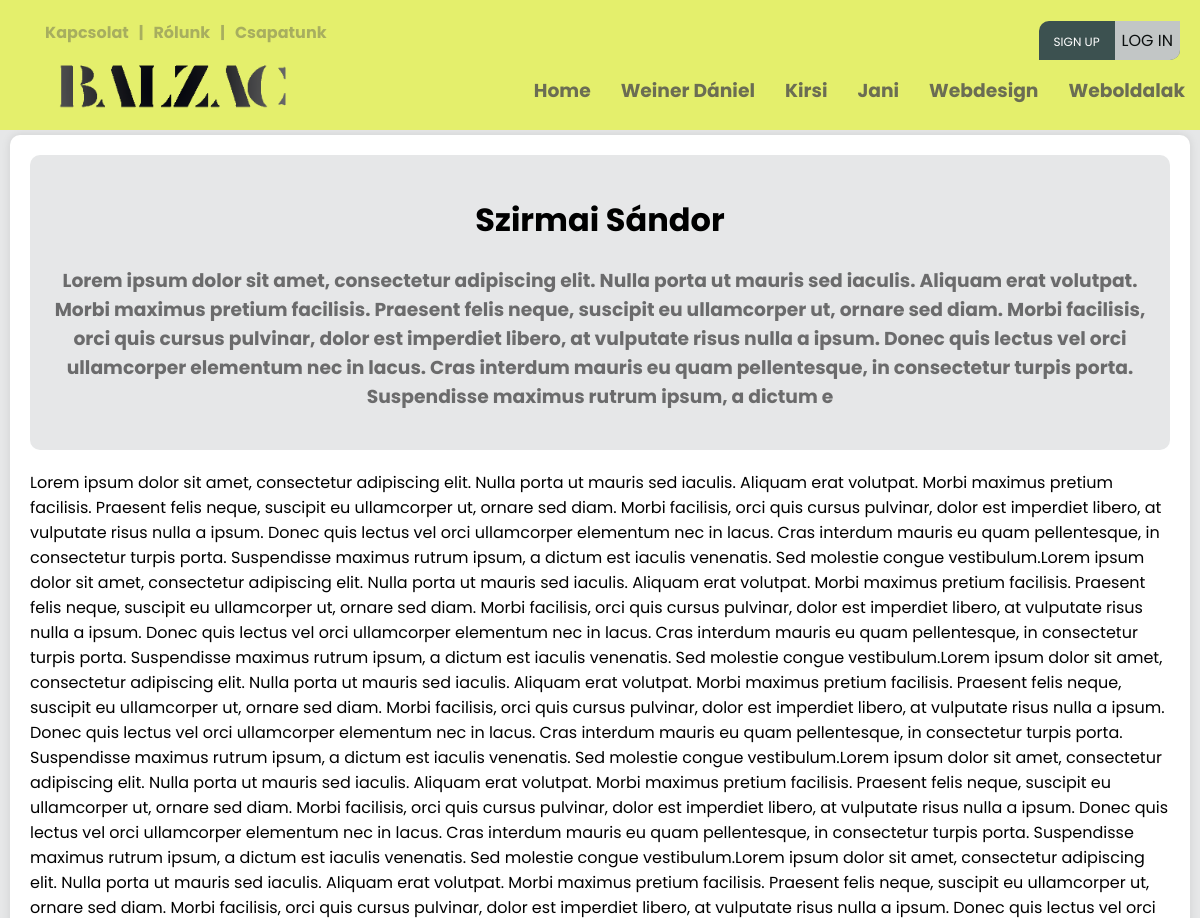
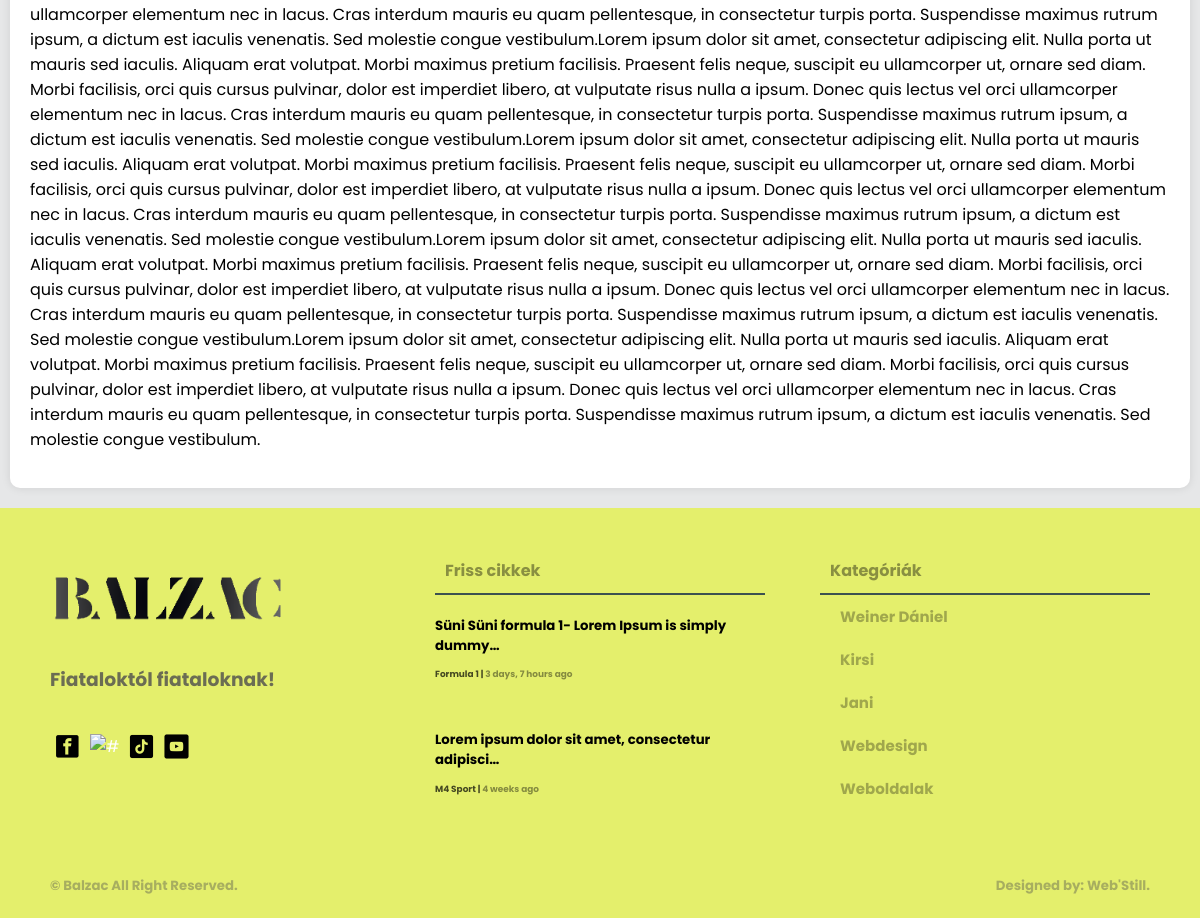
The app's page /munkatars/4/ with its own data (2 pictures, top to bottom).
### creationboard/models.py (models this page shows, shortened)
class Category(models.Model):
    user = models.ForeignKey(User, null=True, on_delete=models.CASCADE)
    name = models.CharField(max_length=200)
    class Meta:
        ordering = ['-id']

class Team(models.Model):
    user = models.ForeignKey(User, null=True, on_delete=models.CASCADE)
    name = models.CharField(max_length=200, null=True, blank=False)
    description = models.CharField(max_length=500, null=True, blank=False)
    bio = RichTextUploadingField(null=False, blank=False)
    img = models.ImageField( upload_to="images/", default="images/home9.jpg")
    class Meta:
        ordering = ['-id']

class Article(models.Model):
    user = models.ForeignKey(User, on_delete=models.CASCADE)
    title = models.CharField(max_length=200)
    created = models.DateTimeField(auto_now_add=True, null=True)
    updated = models.DateTimeField(auto_now=True, null=True)
    articletype = models.CharField(null=False, blank=False, max_length=100)
    body = RichTextUploadingField(max_length=1000000) #ez itt lehetne RichTextUploadingField is
    indeximg = models.ImageField(upload_to="images/", default="images/home9.jpg")
    category = models.CharField(max_length=100, null=False, blank=False)
    status = models.CharField(max_length=10, choices=STATUS_CHOICES, default='pending')
    class Meta:
        ordering = ['-created']

### main/views.py (the view)
# urls.py: path('munkatars/<str:pk>/', views.Collega.as_view(), name='munkatars'),
class Collega(View):
    template_name = "main/munkatars.html"
    def get(self, request, pk):
        footarticle = models.Article.objects.filter(status='approved')[0:2]
        navcategory = models.Category.objects.all()[0:5]
        team = models.Team.objects.get(id=pk)
        context = {'category2': navcategory, 'article4': footarticle, 'team': team}
        return render(request, self.template_name, context)

### templates/main/munkatars.html (shortened to what this page needs)
{% load static %}
<!DOCTYPE html>
<html>
<head>
	<link rel="stylesheet" type="text/css" href="{% static 'main/style.css' %}">
</head>
<body>
	{% include 'main/navbar.html' %}
	<main>
		<div class="wrapper">
			<div class="card-04 pb-3 mb-3">
				<div class="card-04 backg pb-3 m-0 mb-3">
					<h1 align="center">{{ team.name }}</h1>
					<h3 align="center">{{ team.description }}</h3>
				</div>
				{{ team.bio|safe }}
			</div>
		</div>
	</main>
	{% include 'main/footer.html' %}
</body>
</html>

### templates/main/navbar.html (shortened to what this page needs)
{% load static %}
<div class="screen-big">
<nav>
    <div class="nav-one nav-flex">
        <div class="left flex">
            <ul class="top-header mt-0">
                <li><a href="{% url 'contact-us' %}"><h4>Kapcsolat</h4></a></li>
                <li><h4>|</h4></li>
                <li><a href="{% url 'about-us' %}"><h4>Rólunk</h4></a></li>
                <li><h4>|</h4></li>
                <li><a href="{% url 'team-index' %}"><h4>Csapatunk</h4></a></li>
            </ul>
        </div>
        <div class="right flex">
                <ul class="top-header">
                    {% if request.user.is_authenticated %}
                    <li>
                        <div class="header-profile-pic">
                            <div class="pic">
                                <span class="material-symbols-outlined">account_circle</span>
                            </div>
                            <div class="header-profile-info">
                                <h4><a href="{% url 'profile-page' request.user.username %}">@{{ request.user }}</a></h4>
                                <h6><a href=""><span class="material-symbols-outlined">mail_lock</span>{{ request.user.email }}</a></h6>
                            </div>
                        </div>
                    </li>
                    <!--<li><h4><a href="{% url 'profile-page' request.user.username %}">Hello, @{{ request.user }}</a></h4></li>
                    <li><h4>|</h4></li>
                    <li><h4><a href="{% url 'logout' %}"><span class="material-symbols-outlined">logout</span>Kijelentkezés</a></h4></li>-->
                    {% else %}
                    <ul class="foot-icon-margin pd-0">
                        <li class="signup-or-login"><a href="{% url 'register' %}" class="sign-up">Sign up</a><a href="{% url 'login' %}"><button class="login-btn">Log in</button></a></li>
                    </ul>
                    {% endif %}
                </ul>
        </div>
    </div>
    <div class="nav-two nav-flex">
        <div class="left flex">
            <ul>
                <a href="{% url 'index' %}"><li><img src="{% static 'main/pics/logo.png' %}" class="logo-img" alt="#" /></li>
            </ul>
        </div>
        <div class="right">
            <div class="social media">
                <ul>
                    <li><a href="{% url 'index' %}"><h3>Home</h3></a></li>
                    {% for category in category2 %}
                        <li><a href="{% url 'article-page' category.name %}"><h3>{{ category.name }}</h3></a></li>
                    {% endfor %}
                </ul>
            </div>
        </div>
    </div>
</nav>
</div>

### templates/main/footer.html
{% load static %}
<footer>
    <div class="footer">
        <div class="footer-cols footer-firts">
            <div class="col-01">
                <ul class="pd-0">
                    <a href="{% url 'index' %}"><li><img src="{% static 'main/pics/logo.png' %}" class="logo-img" alt="#" /></li>
                </ul>
                <h3>Fiataloktól fiataloknak!</h3>
                <ul class="foot-icon-margin pd-0">
                    <a href="https://www.facebook.com/profile.php?id=100090612766620" target="blank"><li><img src="{% static 'main/pics/facebook.png' %}" class="icon-img" alt="#" target="blank" /></a></li>
                    <a href="https://www.instagram.com/balzacponthu/" target="blank"><li><img src="{% static 'main/pics/instagram.png' %}" class="icon-img" alt="#" /></li></a>
                    <a href="https://www.tiktok.com/@balzac.ujsag" target="blank"><li><img src="{% static 'main/pics/tiktok.png' %}" class="icon-img" alt="#" /></li></a>
                    <a href="https://www.youtube.com/@balzacujsag" target="blank"><li><img src="{% static 'main/pics/youtube.png' %}" class="icon-img" alt="#" /></li></a>
                </ul>
            </div>
            <div class="col-02">
                <div class="box-title">
                    <h4 class="txt-black">Friss cikkek<h4>
                </div>
                {% for article in article4 %}
                <ul class="pd-0">
                    <li><a href="{% url 'article' article.id %}" class="footer-article-text">
                        <h5 class="mt-1 mb-1">{{ article.title|truncatechars:49 }}</h5>
                        <h6 class="m-0">{{ article.body|truncatechars:30|safe }}</h6>
                        <small class="black"><span><a href="{% url 'article-page' article.category %}" class="black">{{ article.category }} </a></span>  |  <span><a class="black"> {{ article.created|timesince }} ago</a></span></small>
                    </a></li>
                </ul>
                {% endfor %}
            </div>
            <div class="col-03">
                <div class="box-title">
                    <h4 class="txt-black">Kategóriák<h4>
                </div>
                <div class="box-categories">
                    <ul>
                        {% for category in category2 %}
                        <li><a href="{% url 'article-page' category.name %}" class="txt-black">{{ category.name }}</a></li>
                        {% endfor %}
                    </ul>
                </div>
            </div>
        </div>
        <div class="footer-second">
            <div>
                <h5><a href="#"> &copy; Balzac</a> All Right Reserved.<h5>
            </div>
            <div>
                <h5><a href="">Designed by: Web'Still.</a><h5>
            </div>
        </div>
    </div>
</footer>

### static/main/style.css (style rules this page uses)
:root { --background-color: #e6e7e8; --box-color: white; --bg-dark: #000; --white-box-text: #fff; --small-red-info-color: red; --text-color-greany: #3c5150; --heaed-foot-color: #e4ef6c; --headad-foot-text-color: #000; --color-white: #fff; --box-padding: 10px; --box-border-radius: 10px; --input-border-radius: 3px; }
* { font-family: 'Poppins', sans-serif; }
html { background: var(--background-color); }
body { padding: 0; margin: 0; background: var(--background-color); }
small { color: var(--color-white); filter: grayscale(60%) opacity(0.7); transition: 0.4s; }
small span { color: var(--color-white); filter: grayscale(100%) opacity(0.6); transition: 0.4s; cursor: pointer; }
h3 { color: var(--text-color-greany); filter: grayscale(100%) opacity(0.8); transition: 0.3s; }
h4 { color: var(--text-color-greany); filter: grayscale(100%) opacity(0.4); cursor: pointer; transition: 0.5s; }
a { text-decoration: none; cursor: pointer; color: var(--color-white); padding: 0; margin: 0; }
ul { list-style: none; }
li { cursor: pointer; }
.black { color: black !important; }
.m-0 { margin: 0 !important; }
.mb-1 { margin-bottom: 5px !important; }
.mb-3 { margin-bottom: 20px !important; }
.mt-0 { margin-top: 0 !important; }
.mt-1 { margin-top: 5px !important; }
.pb-3 { padding-bottom: 20px !important; }
.pd-0 { padding: 0 !important; }
.txt-black { color: var(--dark-box-text) !important; }
.icon-img { height: 25px; width: 25px; margin: 5px; cursor: pointer; }
.logo-img { height: 50px; cursor: pointer; }
.wrapper { max-width: 1200px; margin: 0 auto; }
nav { background: var(--heaed-foot-color); position: absolute; top: 0px; right: 0; left: 0; padding: 20px 0 10px 0; z-index: 1; }
.nav-flex { display: flex; align-items: center; justify-content: space-between; }
.nav-one { cursor: pointer; height: 40px; background: var(--heaed-foot-color); }
nav ul { display: flex; flex-direction: row; }
.top-header li { margin: 10px 5px; }
.foot-icon-margin { display: flex; flex-direction: row; }
nav ul li { margin: 10px 15px; color: var(--headad-foot-text-color); }
.nav-two { cursor: pointer; height: 60px; background: var(--heaed-foot-color); }
main { margin: 135px 0 0 0; flex-direction: column; width: 100%; }
.card-04 { background: var(--box-color); position: relative; flex: 1; margin: 10px; border-radius: var(--box-border-radius); box-shadow: 0 0 10px rgba(0, 0, 0, .1); padding: 20px; padding-bottom: 0; }
.card-04.backg { box-shadow: none; background: var(--background-color); }
.box-title { border-bottom: 2px solid var(--text-color-greany); }
.box-title h4 { color: var(--color-white); margin: 10px; margin-top: 0px; }
.box-categories ul { margin: 0; padding: 0; }
.box-categories ul li { padding: 10px 20px; font-size: 15px; font-weight: bolder; color: var(--bg-dark); filter: grayscale(100%) opacity(0.3); transition: 0.5s; }
footer { background: var(--heaed-foot-color); margin-top: 10px; padding: 50px 50px 0 50px; }
.footer-cols { display: flex; flex-direction: row; align-items: top; flex-wrap: wrap; justify-content: space-between; }
.col-01 { display: flex; flex-direction: column; width: 30%; align-items: top; }
.col-02 { display: flex; flex-direction: column; align-items: top; width: 30%; }
.col-03 { width: 30%; align-items: top; }
.footer-article-text { color: var(--bg-dark); }
.footer-second { display: flex; flex-direction: row; justify-content: space-between; padding: 30px 0 0px 0; }
.footer-second h5 { color: var(--text-color-greany); filter: grayscale(100%) opacity(0.4); }
.footer-second h5 a { color: var(--text-color-greany) !important; filter: grayscale(0%) opacity(1) !important; }
.txt-black { color: #000 !important; }
.login-btn { align-self: center; justify-content: center; padding: 7px; background-color: #e4ef6c; filter: grayscale(1) opacity(.8); border: 0; font-size: 16px; text-transform: uppercase; border-bottom-right-radius: 10px; cursor: pointer; }
.sign-up { margin-right: 15px; padding-left: 15px; font-size: 12px; text-transform: uppercase; z-index: 2; }
.signup-or-login { background-color: #3c5150; margin-top: 5px; margin-right: 20px !important; border-top-left-radius: 10px; border-bottom-right-radius: 10px; z-index: 4; }

### records on screen
Category: name "Weiner Dániel"
Category: name "Kirsi"
Category: name "Jani"
Category: name "Webdesign"
Category: name "Weboldalak"
Team: name "Szirmai Sándor", description "Lorem ipsum dolor sit amet, consectetur adipiscing elit. Nulla porta ut mauris sed iaculis. Aliquam erat volutpat. Morbi maximus pretium facilisis. Praesent felis neque, suscipit eu ullamcorper ut, ornare sed diam. Morbi facilisis, orci quis cursus pulvinar, dolor est imperdiet libero, at vulputate risus nulla a ipsum. Donec quis lectus vel orci ullamcorper elementum nec in lacus. Cras interdum mauris eu quam pellentesque, in consectetur turpis porta. Suspendisse maximus rutrum ipsum, a dictum e", bio "Lorem ipsum dolor sit amet, consectetur adipiscing elit. Nulla porta ut mauris sed iaculis. Aliquam erat volutpat. Morbi maximus pretium facilisis. Praesent felis neque, suscipit eu ullamcorper ut, ornare sed diam. Morbi facilisis, orci quis cursus pulvinar, dolor est imperdiet libero, at vulputate risus nulla a ipsum. Donec quis lectus vel orci ullamcorper elementum nec in lacus. Cras interdum mauris eu quam pellentesque, in consectetur turpis porta. Suspendisse maximus rutrum ipsum, a dictum est iaculis venenatis. Sed molestie congue vestibulum.Lorem ipsum dolor sit amet, consectetur adipiscing elit. Nulla porta ut mauris sed iaculis. Aliquam erat volutpat. Morbi maximus pretium…"
Article: title "Süni Süni formula 1- Lorem Ipsum is simply dummy…", category "Formula 1", created "3 days, 7 hours"
Article: title "Lorem ipsum dolor sit amet, consectetur adipisci…", category "M4 Sport", created "4 weeks"
